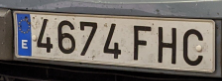
#> input picture License plate detection/utils/plate_test.png, 222 x 81 px
$ python -i plate_detector.py   (imports and definitions only)
#> lines starting #> are read from the running program, lines starting #| are printed output that depends on the picture; after the words box and inside, x2 and y2 are one past the last pixel; in counts of white or black regions, pixels touching at a corner belong together
# provar de fer la dilatacio abans que la binarització
import cv2
from matplotlib import pyplot as plt
import numpy as np
import imutils
import os


config = {
    "print": {
        "original": False,
        "gray": False,
        "blackhat": False,
        "dilate": False,
        "binary": False,
        "original with box": False,
        "final": False,
    }
}


def show_image(image, title="Image"):
    if config["print"][title.lower()]:
        plt.imshow(image, cmap="gray")
        plt.title(title)
        plt.show()


def dilate(img, kernel_size, iters):
    kernel = np.ones(kernel_size, np.uint8)
    return cv2.dilate(img, kernel, iterations=iters)


def erode(img, kernel_size, iters):
    kernel = np.ones(kernel_size, np.uint8)
    return cv2.erode(img, kernel, iterations=iters)


def find_plate(img_route):
#> called with img_route = 'plate_test.png'
    image = cv2.imread(img_route)
#> image is the input picture: shape (81, 222, 3); mean B, G, R 101.2, 106.8, 112.3
    show_image(image, "Original")
    image = imutils.resize(image, width=500)
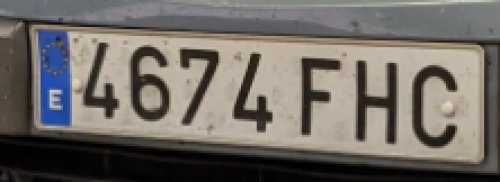
#> image: shape (182, 500, 3); mean B, G, R 101.2, 106.7, 112.2

    # [16 lines of commented-out code are left out]

    gray = cv2.cvtColor(image, cv2.COLOR_BGR2GRAY)
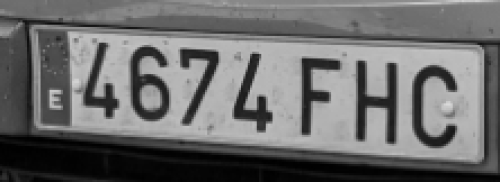
#> gray: shape (182, 500); min 0, max 218, mean 107.8
    show_image(gray, "Gray")

    erode_img = erode(gray, (1, 4), 1)
    erode_img = erode(erode_img, (4, 1), 1)
#> call 2 of erode, with kernel_size = (4, 1), iters = 1
#> in erode (call 2), `return cv2.erode(img, kernel, iterations=iters)`:
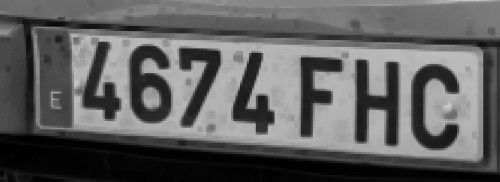
#> returned value: shape (182, 500); min 0, max 202, mean 95.1

    rectKern = cv2.getStructuringElement(cv2.MORPH_RECT, (13, 5))
    blackhat = cv2.morphologyEx(erode_img, cv2.MORPH_BLACKHAT, rectKern)
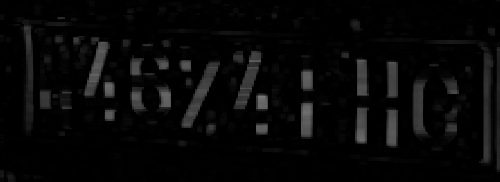
#> blackhat: shape (182, 500); min 0, max 121, mean 7.8

    show_image(blackhat, "Blackhat")

    dilate_img = dilate(blackhat, (10, 23), 1)
#> in dilate, `return cv2.dilate(img, kernel, iterations=iters)`:
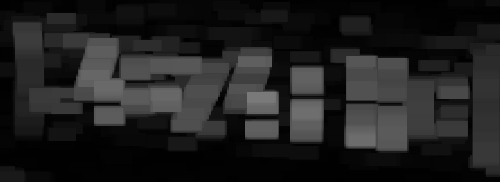
#> returned value: shape (182, 500); min 0, max 121, mean 31.8

    dilate_img += 20

    # Show image
    show_image(dilate_img, "Dilate")

    _, binary_image = cv2.threshold(dilate_img, 100, 255, cv2.THRESH_BINARY)
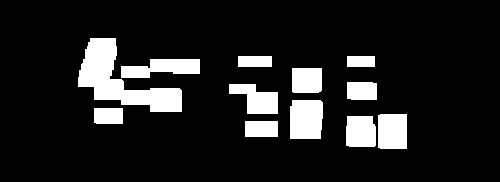
#> binary_image: shape (182, 500); 12.4% white; 12 white regions
    show_image(binary_image, "Binary")

    contours = cv2.findContours(
        binary_image.copy(), cv2.RETR_TREE, cv2.CHAIN_APPROX_SIMPLE)
#> contours = 12 contours; largest, box (x1, y1, x2, y2) and area: (78, 38, 182, 112) 3022, (290, 100, 323, 139) 1174, (378, 114, 407, 149) 949, (121, 59, 200, 78) 949, (229, 84, 278, 114) 857
    contours = imutils.grab_contours(contours)
    contours = sorted(contours, key=cv2.contourArea, reverse=True)[:10]
#> contours = 10 contours; largest, box (x1, y1, x2, y2) and area: (78, 38, 182, 112) 3022, (290, 100, 323, 139) 1174, (378, 114, 407, 149) 949, (121, 59, 200, 78) 949, (229, 84, 278, 114) 857

    area = 0

    for contour in contours:
        # Si el contorno aproximado tiene 4 vértices, puede ser una matrícula
        if int(cv2.contourArea(contour)) > area and cv2.contourArea(contour) < 8000:
            area = int(cv2.contourArea(contour))
            # Dibujar un rectángulo alrededor de la matrícula
            rect = cv2.minAreaRect(contour)
            box = cv2.boxPoints(rect)
            for i in range(len(box)):
                if i == 0:
                    box[i][0] -= 15  # Disminuir x en -15 unidades
                    box[i][1] -= 15  # Aumentar y en -15 unidades
                elif i == 1:
                    box[i][0] += 15  # Aumentar x en -15 unidades
                    box[i][1] -= 15  # Aumentar y en -15 unidades
                elif i == 2:
                    box[i][0] += 15  # Aumentar x en -15 unidades
                    box[i][1] += 15  # Disminuir y en -15 unidades
                elif i == 3:
                    box[i][0] -= 15  # Disminuir x en -15 unidades
                    box[i][1] += 15  # Disminuir y en -15 unidades
            break
#> this loop made 1 pass
#> (area, rect) on pass 1: (3022, ((133.4, 74.69), (64.05, 108.3), -77.91))
#> after the loop, area = 3022; box = [[164.6, 102.4], [88.72, 79.65], [102.1, 47.03], [178.1, 69.73]]

    # Draw the contours
    image_final = cv2.rectangle(
        image.copy(),
        tuple(box[0].astype(int)),
        tuple(box[2].astype(int)),
        (0, 0, 255),
        2,
    )
    show_image(image_final, "Original with box")

    # Crop the plate
    if box.size > 0:
        # Obtener las coordenadas mínimas (esquina superior izquierda)
        # y máximas (esquina inferior derecha)
        min_x, min_y = np.min(box, axis=0)
#> min_x = 88.72; min_y = 47.03
        max_x, max_y = np.max(box, axis=0)
#> max_x = 178.1; max_y = 102.4

        # Recortar la placa de la imagen original
        plate = image[min_y.astype(int): max_y.astype(
            int), min_x.astype(int): max_x.astype(int)]
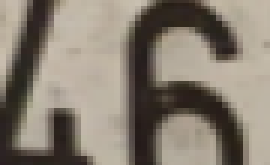
#> plate: shape (55, 90, 3) (shown 3 times larger); mean B, G, R 113.1, 125.6, 135

    cv2.imwrite(os.path.join(os.path.dirname(__file__), "temp_plate.png"), plate)
    show_image(plate, "Final")

    return cv2.cvtColor(plate, cv2.COLOR_BGR2GRAY), box

>>> result = find_plate('plate_test.png')
